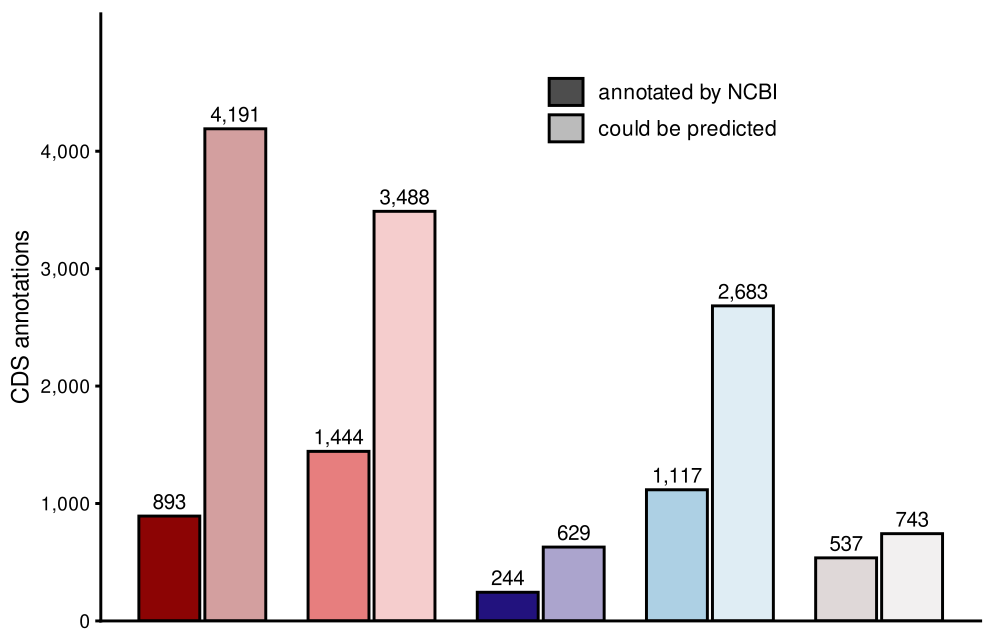

Source code (R):
#!/usr/bin/env Rscript
# predict_gain.R — what gene prediction would add to db_v4, by route. For a talk.
#
# BAR HEIGHT IS CDS ANNOTATIONS, not species: assemblies carrying a gene model, actual against
# potential. Species count was the first version and Leon's call was that it is not
# informative enough — the database is built from annotated ASSEMBLIES, so that is the honest
# unit for "what would we gain". Species counts stay in predict_gain.tsv and the caption.
#
# Companion to the db_contents ring and deliberately its opposite in form: the ring is a log
# scale over 1,544 tips and answers "what is in db_v4"; this is a plain linear bar chart over
# five categories and answers "what is missing and could be reached".
#
# LINEAR, NOT LOG, and the bars are DODGED rather than stacked.
#   * linear because a bar's LENGTH is its value, which is the one thing a bar chart promises.
#     On a log axis a bar twice as long is more than ten times bigger, and an audience reading
#     it in a talk will not make that adjustment.
#   * the only thing pushing toward log was the `host` route at 6 species, and host has ZERO
#     addable, so it carries no part of the argument. prep_predict_gain.py drops it from the
#     chart and keeps it in the table, which brings the range to 70-1,076 and makes linear
#     comfortable.
#   * dodged because the comparison is current-versus-potential, not a total. Stacking would
#     put the eye on the sum, which is not the claim.
#
# Colours are the ring's own ROUTE_COLOUR, kept in sync by hand here but assigned by the same
# imported precedence rule in the prep, so a species is the same colour in both figures.
#
#   Rscript 02_classify/report/figures/predict_gain.R

suppressPackageStartupMessages({ library(ggplot2); library(scales) })

HERE <- "02_classify/report/figures"
d <- read.delim(file.path(HERE, "predict_gain.tsv"), stringsAsFactors = FALSE)
d <- d[d$drawn == "yes", ]

# Same hexes as db_contents.R.
ROUTE_COLOUR <- c(
  target_cereal   = "#8c0404",
  target_other    = "#e77e7e",
  host_associate  = "#22127e",
  plant_associate = "#add0e4",
  congener        = "#dfd8d8")
ROUTE_WRAP <- c(
  target_cereal   = "pathogen on\nwheat, rice,\nmaize, sorghum",
  target_other    = "plant pathogen,\nnot on those\ncrops",
  host_associate  = "host associate:\nphytobiome\nstudy",
  plant_associate = "plant associate:\nrecorded on\na plant",
  congener        = "congener:\nshares a genus\nwith a pathogen")

ord <- names(ROUTE_COLOUR)
d$route <- factor(d$route, levels = ord)
d$status <- factor(d$status, levels = c("in_db", "addable"),
                   labels = c("in db_v4", "reachable by prediction"))

# Pale = the same hue mixed toward white, so the pair reads as one route at two states rather
# than as two unrelated colours.
lighten <- function(hex, f = 0.62) {
  m <- grDevices::col2rgb(hex)
  grDevices::rgb(t(m + (255 - m) * f), maxColorValue = 255)
}
# Two extra fills carry the LEGEND only. Fill encodes route-and-status, which is ten keys —
# far too many to show — but the convention a viewer needs is just solid-versus-pale. So two
# neutral greys are added as unused factor levels and are the only entries the guide draws.
fills <- c(ROUTE_COLOUR, setNames(lighten(ROUTE_COLOUR), paste0(ord, "_pale")),
           legend_solid = "#4d4d4d", legend_pale = lighten("#4d4d4d"))
d$fillkey <- factor(ifelse(d$status == "in db_v4", as.character(d$route),
                           paste0(as.character(d$route), "_pale")),
                    levels = c(ord, paste0(ord, "_pale"), "legend_solid", "legend_pale"))

p <- ggplot(d, aes(route, cds_annotations, fill = fillkey, group = status)) +
  geom_col(position = position_dodge(width = 0.78), width = 0.72,
           colour = "black", linewidth = 1) +
  geom_text(aes(label = comma(cds_annotations)), position = position_dodge(width = 0.78),
            vjust = -0.45, size = 5.2, colour = "black") +
  scale_fill_manual(values = fills, guide = "none") +
  # KEY DRAWN BY HAND. fill encodes route-and-status, which is ten keys, and the usual tricks
  # for showing only two of them both failed: scale breaks on unused factor levels draw the
  # labels with EMPTY glyphs, and guide_legend(override.aes = ...) did not paint them either
  # under ggplot2 4.0.3. Two annotate() rects are exact, need no guide machinery, and put the
  # key where it belongs on a slide.
  annotate("rect", xmin = 3.05, xmax = 3.25, ymin = 4390, ymax = 4620,
           fill = "#4d4d4d", colour = "black", linewidth = 1) +
  annotate("text", x = 3.34, y = 4505, label = "annotated by NCBI",
           hjust = 0, size = 5.4, colour = "black") +
  annotate("rect", xmin = 3.05, xmax = 3.25, ymin = 4080, ymax = 4310,
           fill = lighten("#4d4d4d"), colour = "black", linewidth = 1) +
  annotate("text", x = 3.34, y = 4195, label = "could be predicted",
           hjust = 0, size = 5.4, colour = "black") +
  scale_x_discrete(labels = ROUTE_WRAP) +
  scale_y_continuous(labels = comma, breaks = seq(0, 4000, 1000),
                     expand = expansion(mult = c(0, 0.10))) +
  coord_cartesian(ylim = c(0, 4700)) +
  labs(x = NULL, y = "CDS annotations") +
  theme_classic(base_size = 17) +
  theme(panel.background = element_rect(fill = "white", colour = NA),
        plot.background  = element_rect(fill = "white", colour = NA),
        panel.grid       = element_blank(),
        axis.line        = element_line(colour = "black", linewidth = 1),
        axis.ticks       = element_line(colour = "black", linewidth = 1),
        axis.ticks.length = unit(4, "pt"),
        axis.text        = element_text(colour = "black"),
        # x tick labels OFF: the slide already carries the route legend from the ring
        # figure, so repeating five wrapped route names here is noise. The names stay in
        # ROUTE_WRAP and in the caption, in left-to-right order.
        axis.text.x      = element_blank(),
        axis.ticks.x     = element_blank(),
        legend.position  = "none",
        plot.margin      = margin(10, 14, 8, 8))

ragg::agg_png(file.path(HERE, "predict_gain.png"), width = 3000, height = 1900,
              res = 300, background = "white")
print(p); invisible(dev.off())
cairo_pdf(file.path(HERE, "predict_gain.pdf"), width = 10, height = 6.33)
print(p); invisible(dev.off())
cat("wrote predict_gain.{png,pdf}\n")
